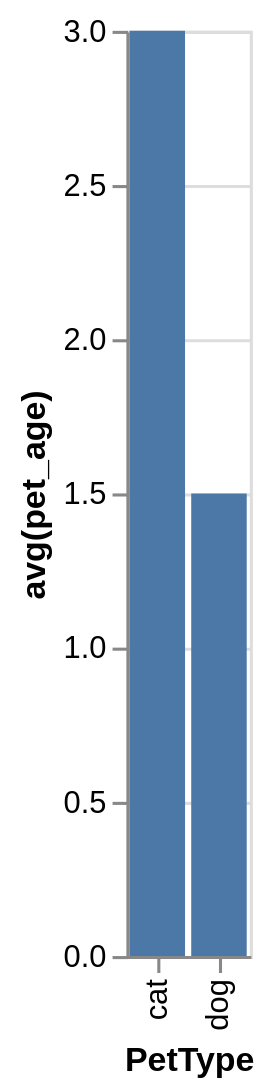

Vega-Lite specification stored for this chart:
### Vega-Lite specification from a JSON file in a GitHub repository (floating-point values rounded to 4 significant figures)
{"data": {"values": [{"x_data": "cat", "y_data": 3}, {"x_data": "dog", "y_data": 1.5}]}, "mark": "bar", "encoding": {"x": {"field": "x_data", "type": "nominal", "title": "PetType", "sort": {"op": "sum", "field": "y_data", "order": "descending"}}, "y": {"field": "y_data", "type": "quantitative", "title": "avg(pet_age)"}}}
